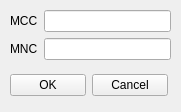
<?xml version="1.0" encoding="UTF-8"?>
<ui version="4.0">
 <class>Form</class>
 <widget class="QWidget" name="Form">
  <property name="geometry">
   <rect>
    <x>0</x>
    <y>0</y>
    <width>181</width>
    <height>112</height>
   </rect>
  </property>
  <property name="windowTitle">
   <string>Form</string>
  </property>
  <widget class="QWidget" name="formLayoutWidget">
   <property name="geometry">
    <rect>
     <x>10</x>
     <y>10</y>
     <width>161</width>
     <height>51</height>
    </rect>
   </property>
   <layout class="QFormLayout" name="formLayout">
    <item row="0" column="0">
     <widget class="QLabel" name="label">
      <property name="text">
       <string>MCC</string>
      </property>
     </widget>
    </item>
    <item row="0" column="1">
     <widget class="QLineEdit" name="lineEdit"/>
    </item>
    <item row="1" column="0">
     <widget class="QLabel" name="label_2">
      <property name="text">
       <string>MNC</string>
      </property>
     </widget>
    </item>
    <item row="1" column="1">
     <widget class="QLineEdit" name="lineEdit_2"/>
    </item>
   </layout>
  </widget>
  <widget class="QWidget" name="gridLayoutWidget">
   <property name="geometry">
    <rect>
     <x>10</x>
     <y>70</y>
     <width>158</width>
     <height>31</height>
    </rect>
   </property>
   <layout class="QGridLayout" name="gridLayout">
    <item row="0" column="0">
     <widget class="QPushButton" name="pushButton">
      <property name="text">
       <string>OK</string>
      </property>
     </widget>
    </item>
    <item row="0" column="1">
     <widget class="QPushButton" name="pushButton_5">
      <property name="text">
       <string>Cancel</string>
      </property>
     </widget>
    </item>
   </layout>
  </widget>
 </widget>
 <resources/>
 <connections/>
</ui>
